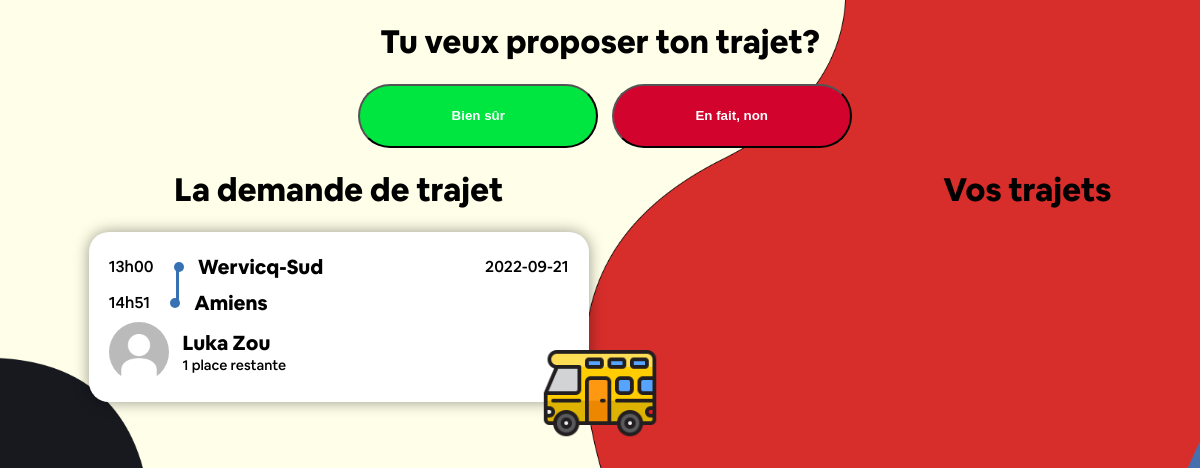
/html/proposition.php?typeTrajet=Retour&idTrajet=12, run on the app's committed database.
### tables this page shows
CREATE TABLE `trajet` (
  `IdTrajet` int(10) NOT NULL,
  `TypeTrajet` varchar(50) NOT NULL,
  `isDemande` tinyint(1) DEFAULT NULL,
  `Description` varchar(255) NOT NULL DEFAULT '',
  `LieuDepart` varchar(50) NOT NULL DEFAULT 'Wervicq-Sud',
  `AdresseDepart` varchar(150) NOT NULL DEFAULT '21 Rue de Linselles',
  `LongitudeDepart` float DEFAULT 3.1134,
  `LatitudeDepart` float NOT NULL DEFAULT 50.7364,
  `LieuArrivee` varchar(50) NOT NULL DEFAULT 'Wervicq-Sud',
  `AdresseArrivee` varchar(150) NOT NULL DEFAULT '21 Rue de Linselles',
  `LongitudeArrivee` float NOT NULL DEFAULT 3.1134,
  `LatitudeArrivee` float NOT NULL DEFAULT 50.7364,
  `DateDepart` date NOT NULL,
  `DateArrivee` date DEFAULT NULL,
  `HeureDepart` time(4) DEFAULT NULL,
  `HeureArrivee` time(4) DEFAULT NULL,
  `DateAjout` date NOT NULL,
  `NbPassagers` int(10) NOT NULL,
  `PlacesRestantes` int(10) NOT NULL DEFAULT 0,
  `Prix` int(10) NOT NULL DEFAULT 0,
  `DisplayTel` tinyint(1) DEFAULT NULL,
  `AnneeEdition` int(10) NOT NULL,
  `IdCompte` int(10) NOT NULL
);

CREATE TABLE `compte` (
  `IdCompte` int(10) NOT NULL,
  `Nom` varchar(40) DEFAULT NULL,
  `Prenom` varchar(40) DEFAULT NULL,
  `Email` varchar(50) DEFAULT NULL,
  `telephone` int(10) DEFAULT NULL,
  `motDePasse` varchar(255) DEFAULT NULL,
  `isAdmin` tinyint(1) NOT NULL DEFAULT 0,
  `PhotoProfil` mediumblob DEFAULT NULL,
  `Description` varchar(255) DEFAULT NULL,
  `isVerif` tinyint(1) NOT NULL DEFAULT 0,
  `DateCreation` timestamp NOT NULL DEFAULT current_timestamp(),
  `lien_verif_mail` varchar(255) NOT NULL,
  `date_verif_mail` timestamp NULL DEFAULT NULL,
  `token_reset_password` varchar(255) NOT NULL,
  `expiration_reset_password` varchar(250) NOT NULL
);

### html/proposition.php (the view, shortened to what this page needs)
<!DOCTYPE html>
<html>
<head>
	<link rel="stylesheet" type="text/css" href="../css/register.css">
	<link rel="stylesheet" type="text/css" href="../css/proposition.css">
</head>
<body>
<?php
    include 'Connexion.php';
?>
	<div class="main-bloc">
		<div class="question">
			<h1>Tu veux proposer ton trajet?</h1>
		</div>
		<div class="book-container">
			<button name="accept" id="trigger" class="book"> Bien sûr</button>
			<button name="decline" id="trigger" class="book2"> En fait, non</button>
		</div>
		<div class="suball">
		<div class="left-subbloc">
			<h1>La demande de trajet </h1>
			<div class="trajets" id="trajets">
		        <?php
				$idTrajet = $_GET['idTrajet'];
		        $requete = "SELECT * FROM trajet WHERE IdTrajet = '$idTrajet' AND isDemande=1";
		        $result = mysqli_query($conn,$requete);
		        while ($row = mysqli_fetch_assoc($result)) {
		            $hourString1 = substr($row['HeureDepart'],0,2);
		            $hourString2 = substr($row['HeureDepart'],3,2);
		            $hourStringDeparture = $hourString1."h".$hourString2;
		            $hourString3 = substr($row['HeureArrivee'],0,2);
		            $hourString4 = substr($row['HeureArrivee'],3,2);
		            $hourStringArrival = $hourString3."h".$hourString4;
		            $idCompte2 = $row['IdCompte'];
		            $requete2 = "SELECT * FROM compte WHERE IdCompte='$idCompte2'";
		            $result2 = mysqli_query($conn,$requete2);
		            $row2 = mysqli_fetch_assoc($result2);
		            ?>
		            <div class="item">
		                <div class="data-group">
		                    <span class="horaire">
		                        <?php echo $hourStringDeparture; ?>
		                    </span>
		                    <span class="place">
		                        <?php echo utf8_encode($row['LieuDepart']); ?>
		                    </span>
		                    <span class="date">
		                        <?php echo utf8_encode($row['DateDepart']); ?>
		                    </span>
		                </div>
		                <div class="data-group">
		                    <span class="horaire">
		                        <?php echo $hourStringArrival; ?>
		                    </span>
		                    <span class="place">
		                        <?php echo utf8_encode($row['LieuArrivee']); ?>
		                    </span>
		                </div>
		                <div class="account-info">
		                    <img class="profile-picture" src="../images/PhotoProfil/<?php if ($row2['PhotoProfil'] != NULL) {
	                                echo $row2['PhotoProfil'];
	                                } else {
	                                echo "defaultpp.jpg";
	                            } ?>">
		                    <div class="profile-info">
		                        <span class="name"><?php echo $row2['Prenom']." ".$row2['Nom']?></span>
		                        <div class="available">
		                            <?php
		                            $value = $row['PlacesRestantes'];
		                            if($value == 1) echo $value." place restante";
		                            else echo $value." places restantes";
		                            ?>
		                        </div>
		                    </div>
		                </div>
		            <?php } ?>
	        	</div>
	    	</div>
		</div>
		<div class="tradecar">
			<img class="tradecarimg" src="../images/icon/trade-car.png">
		</div>
		<div class="right-subbloc">
			<h1> Vos trajets </h1>
		</div>
	</div>
	</div>
</body>
</html>

### css/register.css (style rules this page uses)
body { margin: 0; background-image: url("../images/bg9.png"); background-size: 100%; background-attachment: fixed; box-sizing: inherit; }
body { font-family: "Cereal"; font-style: bold; }
.item { display: flex; flex-direction: column; margin: 5px; }

### css/proposition.css (style rules this page uses)
body { font-family: Cereal; background-image: url(../images/bg.png); background-size: cover; overflow-x: hidden; }
h1 { text-align: center; font-family:Cereal; }
.item { width: 40vw; height: 150px; border-radius: 20px; background: white; margin: 20px auto 40px auto; padding: 10px; -webkit-box-shadow: 0px 0px 15px 0px rgba(0,0,0,0.4); box-shadow: 0px 0px 15px 0px rgba(0,0,0,0.4); transition: -webkit-box-shadow 1s; position: relative; }
.data-group { width: 100%; display: flex; align-items: center; margin-left: 10px; margin-top: 10px; position: relative; top: -30px; }
.item::before { content: ''; display: block; background-color: #3671B3; width: 3px; height: 32px; position: relative; top: 28px; left: 77.5px; }
.horaire { font-weight: 300; margin-right: 30px; }
.place { font-weight: 600; font-size: 20px; width: 50vw; }
.place::before { content: ''; background-color: #3671B3; width: 10px; height: 10px; position: relative; display: inline-block; border-radius: 50%; top: -2px; left: -10px; }
.date { text-align: right; margin-right: 20px; width: 200px; }
.account-info { width: 93%; display: flex; align-items: center; margin-left: 40px; margin-right: 20px; margin-top: 10px; position: absolute; left: -20px; bottom: 20px; }
.profile-info { width: 20vw; margin-left: 3%; }
.account-info img { width: 60px; border-radius: 50%; }
.account-info .name { font-size: 20px; font-weight: 700; }
.available { font-size: 14px; font-weight: 300; }
.main-bloc { display: flex; flex-direction: column; justify-content: space-around; }
.tradecarimg { position: absolute; top: 40vh; left: 45vw; width: 10%; }
.suball { display: flex; justify-content: space-around; }
.main-bloc .book { background-color: #00e640; text-decoration: none; color: white; text-align: center; padding: 10px; margin-left: 10px; border-radius: 500px; font-weight: 700; height: 8vh; width: 20vw; -webkit-transition: all 0.5s ease-in-out; }
.main-bloc .book2 { background-color: #D2042D; text-decoration: none; color: white; text-align: center; padding: 10px; margin-left: 10px; border-radius: 500px; font-weight: 700; height: 8vh; width: 20vw; -webkit-transition: all 0.5s ease-in-out; }
.book-container { width: 100%; text-align: center; }

### data on the page
trajet: HeureDepart "13h00", LieuDepart "Wervicq-Sud", DateDepart "2022-09-21", HeureArrivee "14h51", LieuArrivee "Amiens", IdCompte.Prenom "Luka", IdCompte.Nom "Zou", PlacesRestantes "1"
